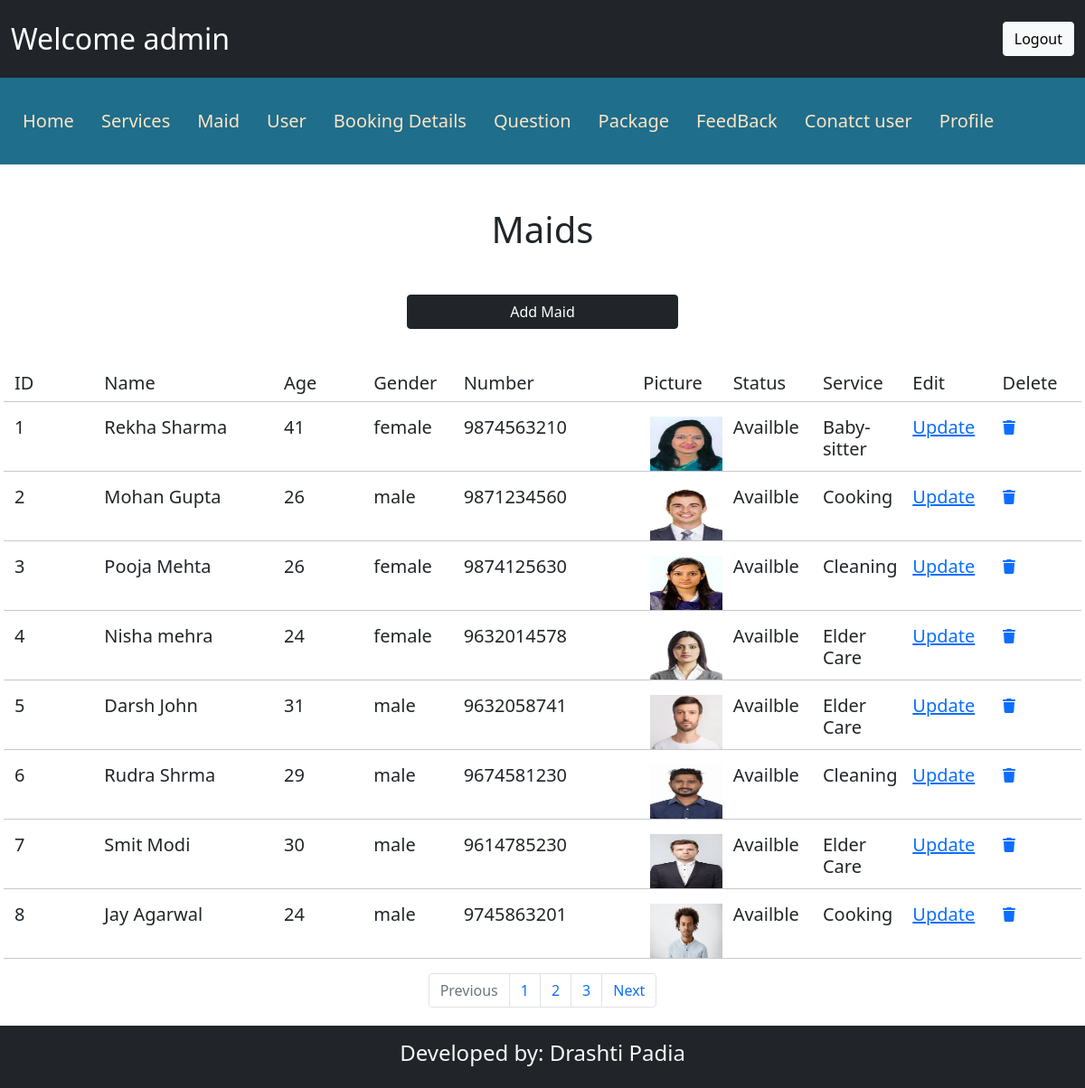
Page /admin/adminMaidlist.php (signed in) on the committed database.
### tables this page shows
CREATE TABLE IF NOT EXISTS `maids` (
  `maid_id` int(11) NOT NULL AUTO_INCREMENT,
  `maid_name` varchar(30) NOT NULL,
  `maid_age` varchar(30) NOT NULL,
  `maid_gender` varchar(30) NOT NULL,
  `maid_number` varchar(30) NOT NULL,
  `maid_picture` varchar(100) NOT NULL,
  `maid_status` varchar(50) DEFAULT NULL,
  `service_Id` int(11) NOT NULL,
  PRIMARY KEY (`maid_id`),
  KEY `service_Id` (`service_Id`)
);

CREATE TABLE IF NOT EXISTS `service` (
  `service_Id` int(11) NOT NULL AUTO_INCREMENT,
  `service_name` varchar(20) NOT NULL,
  PRIMARY KEY (`service_Id`)
);

### admin/adminMaidlist.php (the view, shortened to what this page needs)
<?php
include("./header.php");
?>
<!DOCTYPE html>
<html lang="en">
<head>
    <link rel="stylesheet" href="./css/bootstrap.min.css" />
    <link rel="stylesheet" href="./css/all.min.css" />
    <link rel="stylesheet" href="./css/style.css" />
</head>
<body>
    <section id="FeedbacklistSection" class="mt-5">
        <div class="container d-flex justify-content-center">
            <h1 class="m-auto">Maids</h1>
        </div>
    </section>
    <?php if (!isset($_GET['page'])) {
        $page_number = 1;
    } else {
        $page_number = $_GET['page'];
    }
    $limit = 8;
    $initial_page = ($page_number - 1) * $limit;
    ?>
    <div class="d-flex justify-content-center align-items-center mt-5 mb-5">
        <a class="btn btn-dark w-25" href="./adminaddMaid.php">Add Maid</a>
    </div>
    <div class="d-flex justify-content-center align-items-center m-1">
        <div class="container-fluid">
            <div class="row">
                <div class="col-1">
                    <h5>ID</h5>
                </div>
                <div class="col-2">
                    <h5>Name</h5>
                </div>
                <div class="col-1">
                    <h5>Age</h5>
                </div>
                <div class="col-1">
                    <h5>Gender</h5>
                </div>
                <div class="col-2">
                    <h5>Number</h5>
                </div>
                <div class="col-1">
                    <h5>Picture</h5>
                </div>
                <div class="col-1">
                    <h5>Status</h5>
                </div>
                <div class="col-1">
                    <h5>Service</h5>
                </div>
                <div class="col-1">
                    <h5>Edit</h5>
                </div>
                <div class="col-1">
                    <h5>Delete</h5>
                </div>
                <hr />
            </div>
            <?php
            $qur = "SELECT * FROM maids";
            $Res = mysqli_query($con, $qur);
            $totalrow = mysqli_num_rows($Res);
            $totalpage = ceil($totalrow / $limit);
            $qur = $qur . " LIMIT " . $initial_page . "," . $limit;
            $Res = mysqli_query($con, $qur);
            while ($row = mysqli_fetch_row($Res)) {
                ?>
                <div class="row">
                    <div class="col-1">
                        <h5><?php echo ($row[0]) ?></h5>
                    </div>
                    <div class="col-2">
                        <h5><?php echo ($row[1]) ?></h5>
                    </div>
                    <div class="col-1">
                        <h5><?php echo ($row[2]) ?></h5>
                    </div>
                    <div class="col-1">
                        <h5><?php echo ($row[3]) ?></h5>
                    </div>
                    <div class="col-2">
                        <h5><?php echo ($row[4]) ?></h5>
                    </div>
                    <div class="col-1">
                        <?php
                        $file = ($row[5]);
                        ?>
                        <img class="mx-2" src="../images/<?php echo ($file); ?>" width="80px" height="60px">
                    </div>
                    <div class="col-1">
                        <h5><?php echo ($row[6]) ?></h5>
                    </div>
                    <div class="col-1">
                        <h5><?php
                        $ser_query = "SELECT * FROM service Where service_Id=" . $row[7];
                        $ser_res = mysqli_query($con, $ser_query);
                        $ser_row = mysqli_fetch_row($ser_res);
                        echo ($ser_row[1]); ?></h5>
                    </div>
                    <div class="col-1">
                        <h5><a href="./updateAdminmaid.php?m_id=<?php echo ($row[0]); ?>">Update</a></h5>
                    </div>
                    <div class="col-1">
                        <a href="./deleteAdminmaid.php?m_id=<?php echo ($row[0]); ?>"><i class="fa-solid fa-trash"></i></a>
                    </div>
                    <hr />
                </div>
            <?php } ?>
            <nav aria-label="Page navigation">
                <ul class="pagination justify-content-center">
                    <?php
                    if ($page_number == 1) {
                        echo ("<li class='page-item disabled'><a class='page-link' href=#'>Previous</a></li>");
                    }
                    ?>
                    <?php
                    for($p_number = 1; $p_number<= $totalpage; $p_number++) {
                            echo("<li class='page-item'>");
                            if(!isset($_GET['page'])){
                                echo ("<a class='page-link' href=".$_SERVER['REQUEST_URI']."?page=".$p_number.">".$p_number."</a>");
                            }
                            else
                            {
                                $filterurl = preg_replace('~(\?|&)page=[^&]*~',"?page=".$p_number, $_SERVER["REQUEST_URI"]);
                                echo('<a class="page-link" href = "'.$filterurl.'">' . $p_number . ' </a>');
                            }
                            echo("</li>");
                        }
                    ?>
                    <?php
                    if ($page_number == $totalpage) {
                        echo ("<li class='page-item disabled'><a class='page-link'>Next</a></li>");
                    } else {
                        if (!isset($_GET['page'])) {
                            echo ("<li class='page-item'><a class='page-link' href='" . $_SERVER['REQUEST_URI'] . "?page=" . ($page_number + 1) . "'>Next</a></li>");
                        } else {
                            $filterurl = preg_replace('~(\?|&)page=[^&]*~',"?page=".($page_number+1), $_SERVER["REQUEST_URI"]);
                            echo ("<li class='page-item'><a class='page-link' href='" . $filterurl . "'>Next</a></li>");
                        }
                    }
                    ?>
                </ul>
            </nav>
        </div>
    </div>
</body>
</html>
<?php include("./footer.php") ?>

### admin/header.php (shortened to what this page needs)
<!DOCTYPE html>
<html lang="en">
<head>
  <link rel="stylesheet" href="./css/bootstrap.min.css" />
  <link rel="stylesheet" href="./css/all.min.css" />
  <link rel="stylesheet" href="./css/style.css" />
</head>
<body>
  <nav class="navbar navbar-dark bg-dark py-4">
    <div class="container-fluid">
      <h1 class="navbar-brand mb-0 h1 ">Welcome <?php echo $_SESSION['admin']; ?></h1>
      <a class="btn btn-light" href="./adminlogout.php" type="button">Logout</a>
    </div>
  </nav>
  <nav class="navbar navbar-expand-lg secondnavbar">
    <div class="collapse navbar-collapse" id="navbarNav">
      <ul class="navbar-nav">
        <li class="nav-item active">
          <a class="nav-link" href="./index.php">Home</a>
        </li>
        <li class="nav-item dropdown">
          <a class="nav-link  dropdown" href="#" id="navbarDropdown" role="button" data-bs-toggle="dropdown">
            Services
          </a>
        </li>
        <li class="nav-item">
          <a class="nav-link" href="./adminMaidlist.php">Maid</a>
        </li>
        <li class="nav-item">
          <a class="nav-link" href="./adminregsiteruser.php">User</a>
        </li>
        <li class="nav-item">
        <li class="nav-item dropdown">
          <a class="nav-link  dropdown" href="#" id="navbarDropdown" role="button" data-bs-toggle="dropdown">
            Booking Details
          </a>
        </li>
        <li class="nav-item dropdown">
          <a class="nav-link  dropdown" href="#" id="navbarDropdown" role="button" data-bs-toggle="dropdown">
            Question
          </a>
        </li>
        <li class="nav-item">
          <a class="nav-link" href="./adminpackage.php">Package</a>
        </li>
        <li class="nav-item">
          <a class="nav-link" href="./adminuserfeedback.php">FeedBack</a>
        </li>
        <li class="nav-item">
          <a class="nav-link" href="./adminusercontactus.php">Conatct user</a>
        </li>
        <li class="nav-item ">
          <a class="nav-link" href="./adminprofile.php">Profile</a>
        </li>
      </ul>
    </div>
  </nav>
</body>
</html>

### admin/footer.php (shortened to what this page needs)
<!DOCTYPE html>
<html lang="en">
<head>
  <link rel="stylesheet" href="./css/bootstrap.min.css" />
  <link rel="stylesheet" href="./css/all.min.css" />
</head>
<body>
  <footer id="footer" class="bg-dark text-light py-3 footer">
    <div class="container text-center">
      <h4>Developed by: Drashti Padia</h4>
    </div>
  </footer>
</body>
</html>

### admin/css/style.css (style rules this page uses)
* { margin: 0px; padding: 0px; box-sizing: border-box; }
.navbar-brand { margin: 0px !important; padding: 0px !important; text-align: center; font-size: xx-large !important; }
.secondnavbar { background-color: #1F6E8C; }
.navbar-nav { text-align: center; }
.navbar .navbar-nav .nav-item a { padding: 15px; font-size: 20px; color: bisque; }
.navbar .navbar-nav { padding: 10px; }

### rows in the picture
maids: maid_id "1", maid_name "Rekha Sharma", maid_age "41", maid_gender "female", maid_number "9874563210", maid_picture (picture), maid_status "Availble", service_Id.service_name "Baby-sitter"
maids: maid_id "2", maid_name "Mohan Gupta", maid_age "26", maid_gender "male", maid_number "9871234560", maid_picture (picture), maid_status "Availble", service_Id.service_name "Cooking"
maids: maid_id "3", maid_name "Pooja Mehta", maid_age "26", maid_gender "female", maid_number "9874125630", maid_picture (picture), maid_status "Availble", service_Id.service_name "Cleaning"
maids: maid_id "4", maid_name "Nisha mehra", maid_age "24", maid_gender "female", maid_number "9632014578", maid_picture (picture), maid_status "Availble", service_Id.service_name "Elder Care"
maids: maid_id "5", maid_name "Darsh John", maid_age "31", maid_gender "male", maid_number "9632058741", maid_picture (picture), maid_status "Availble", service_Id.service_name "Elder Care"
maids: maid_id "6", maid_name "Rudra Shrma", maid_age "29", maid_gender "male", maid_number "9674581230", maid_picture (picture), maid_status "Availble", service_Id.service_name "Cleaning"
maids: maid_id "7", maid_name "Smit Modi", maid_age "30", maid_gender "male", maid_number "9614785230", maid_picture (picture), maid_status "Availble", service_Id.service_name "Elder Care"
maids: maid_id "8", maid_name "Jay Agarwal", maid_age "24", maid_gender "male", maid_number "9745863201", maid_picture (picture), maid_status "Availble", service_Id.service_name "Cooking"

### other values in the picture
$_SESSION['admin'] "admin"
